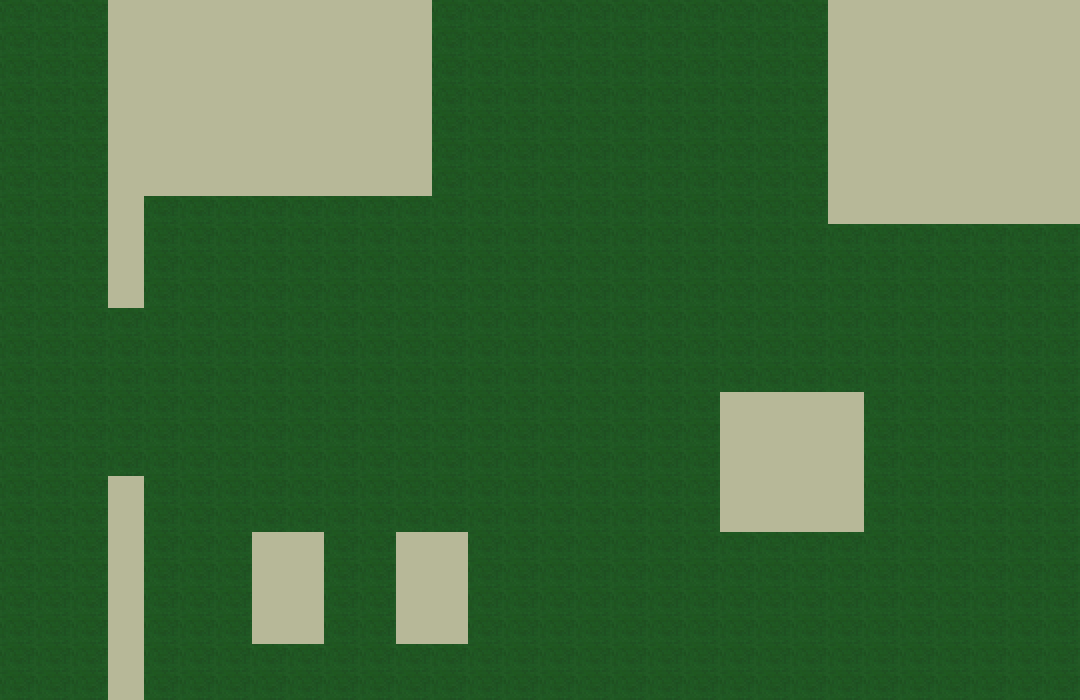

A 2D game scene composited from a Tiled map and its tileset images. What follows is a short description and the map's XML, with every tile layer's data as written:
An orthogonal 30x25 tile map with 36x28 px tiles, 1 tile layer (maps), 1 hidden layer not drawn.

<map version="1.0" orientation="orthogonal" renderorder="right-down" width="30" height="25" tilewidth="36" tileheight="28" nextobjectid="1">
 <tileset firstgid="1" name="sprite_sheet_props" tilewidth="36" tileheight="28">
  <image source="../img/sprite_sheet_props.png" width="1800" height="1400" />
 </tileset>
 <layer name="maps" width="30" height="25">
  <data encoding="csv">
1403,1403,1403,1913,1913,1913,1913,1913,1913,1913,1913,1913,1403,1403,1403,1403,1403,1403,1403,1403,1403,1403,1403,1913,1913,1913,1913,1913,1913,1913,
1403,1403,1403,1913,1913,1913,1913,1913,1913,1913,1913,1913,1403,1403,1403,1403,1403,1403,1403,1403,1403,1403,1403,1913,1913,1913,1913,1913,1913,1913,
1403,1403,1403,1913,1913,1913,1913,1913,1913,1913,1913,1913,1403,1403,1403,1403,1403,1403,1403,1403,1403,1403,1403,1913,1913,1913,1913,1913,1913,1913,
1403,1403,1403,1913,1913,1913,1913,1913,1913,1913,1913,1913,1403,1403,1403,1403,1403,1403,1403,1403,1403,1403,1403,1913,1913,1913,1913,1913,1913,1913,
1403,1403,1403,1913,1913,1913,1913,1913,1913,1913,1913,1913,1403,1403,1403,1403,1403,1403,1403,1403,1403,1403,1403,1913,1913,1913,1913,1913,1913,1913,
1403,1403,1403,1913,1913,1913,1913,1913,1913,1913,1913,1913,1403,1403,1403,1403,1403,1403,1403,1403,1403,1403,1403,1913,1913,1913,1913,1913,1913,1913,
1403,1403,1403,1913,1913,1913,1913,1913,1913,1913,1913,1913,1403,1403,1403,1403,1403,1403,1403,1403,1403,1403,1403,1913,1913,1913,1913,1913,1913,1913,
1403,1403,1403,1913,1403,1403,1403,1403,1403,1403,1403,1403,1403,1403,1403,1403,1403,1403,1403,1403,1403,1403,1403,1913,1913,1913,1913,1913,1913,1913,
1403,1403,1403,1913,1403,1403,1403,1403,1403,1403,1403,1403,1403,1403,1403,1403,1403,1403,1403,1403,1403,1403,1403,1403,1403,1403,1403,1403,1403,1403,
1403,1403,1403,1913,1403,1403,1403,1403,1403,1403,1403,1403,1403,1403,1403,1403,1403,1403,1403,1403,1403,1403,1403,1403,1403,1403,1403,1403,1403,1403,
1403,1403,1403,1913,1403,1403,1403,1403,1403,1403,1403,1403,1403,1403,1403,1403,1403,1403,1403,1403,1403,1403,1403,1403,1403,1403,1403,1403,1403,1403,
1403,1403,1403,1403,1403,1403,1403,1403,1403,1403,1403,1403,1403,1403,1403,1403,1403,1403,1403,1403,1403,1403,1403,1403,1403,1403,1403,1403,1403,1403,
1403,1403,1403,1403,1403,1403,1403,1403,1403,1403,1403,1403,1403,1403,1403,1403,1403,1403,1403,1403,1403,1403,1403,1403,1403,1403,1403,1403,1403,1403,
1403,1403,1403,1403,1403,1403,1403,1403,1403,1403,1403,1403,1403,1403,1403,1403,1403,1403,1403,1403,1403,1403,1403,1403,1403,1403,1403,1403,1403,1403,
1403,1403,1403,1403,1403,1403,1403,1403,1403,1403,1403,1403,1403,1403,1403,1403,1403,1403,1403,1403,1913,1913,1913,1913,1403,1403,1403,1403,1403,1403,
1403,1403,1403,1403,1403,1403,1403,1403,1403,1403,1403,1403,1403,1403,1403,1403,1403,1403,1403,1403,1913,1913,1913,1913,1403,1403,1403,1403,1403,1403,
1403,1403,1403,1403,1403,1403,1403,1403,1403,1403,1403,1403,1403,1403,1403,1403,1403,1403,1403,1403,1913,1913,1913,1913,1403,1403,1403,1403,1403,1403,
1403,1403,1403,1913,1403,1403,1403,1403,1403,1403,1403,1403,1403,1403,1403,1403,1403,1403,1403,1403,1913,1913,1913,1913,1403,1403,1403,1403,1403,1403,
1403,1403,1403,1913,1403,1403,1403,1403,1403,1403,1403,1403,1403,1403,1403,1403,1403,1403,1403,1403,1913,1913,1913,1913,1403,1403,1403,1403,1403,1403,
1403,1403,1403,1913,1403,1403,1403,1913,1913,1403,1403,1913,1913,1403,1403,1403,1403,1403,1403,1403,1403,1403,1403,1403,1403,1403,1403,1403,1403,1403,
1403,1403,1403,1913,1403,1403,1403,1913,1913,1403,1403,1913,1913,1403,1403,1403,1403,1403,1403,1403,1403,1403,1403,1403,1403,1403,1403,1403,1403,1403,
1403,1403,1403,1913,1403,1403,1403,1913,1913,1403,1403,1913,1913,1403,1403,1403,1403,1403,1403,1403,1403,1403,1403,1403,1403,1403,1403,1403,1403,1403,
1403,1403,1403,1913,1403,1403,1403,1913,1913,1403,1403,1913,1913,1403,1403,1403,1403,1403,1403,1403,1403,1403,1403,1403,1403,1403,1403,1403,1403,1403,
1403,1403,1403,1913,1403,1403,1403,1403,1403,1403,1403,1403,1403,1403,1403,1403,1403,1403,1403,1403,1403,1403,1403,1403,1403,1403,1403,1403,1403,1403,
1403,1403,1403,1913,1403,1403,1403,1403,1403,1403,1403,1403,1403,1403,1403,1403,1403,1403,1403,1403,1403,1403,1403,1403,1403,1403,1403,1403,1403,1403
</data>
 </layer>
 <layer name="walkable" width="30" height="25" visible="0">
  <data encoding="csv">
0,0,0,1,1,1,1,1,1,1,1,1,0,0,0,0,0,0,0,0,0,0,0,1,1,1,1,1,1,1,
0,0,0,1,1,1,1,1,1,1,1,1,0,0,0,0,0,0,0,0,0,0,0,1,1,1,1,1,1,1,
0,0,0,1,1,1,1,1,1,1,1,1,0,0,0,0,0,0,0,0,0,0,0,1,1,1,1,1,1,1,
0,0,0,1,1,1,1,1,1,1,1,1,0,0,0,0,0,0,0,0,0,0,0,1,1,1,1,1,1,1,
0,0,0,1,1,1,1,1,1,1,1,1,0,0,0,0,0,0,0,0,0,0,0,1,1,1,1,1,1,1,
0,0,0,1,1,1,1,1,1,1,1,1,0,0,0,0,0,0,0,0,0,0,0,1,1,1,1,1,1,1,
0,0,0,1,1,1,1,1,1,1,1,1,0,0,0,0,0,0,0,0,0,0,0,1,1,1,1,1,1,1,
0,0,0,1,0,0,0,0,0,0,0,0,0,0,0,0,0,0,0,0,0,0,0,1,1,1,1,1,1,1,
0,0,0,1,0,0,0,0,0,0,0,0,0,0,0,0,0,0,0,0,0,0,0,0,0,0,0,0,0,0,
0,0,0,1,0,0,0,0,0,0,0,0,0,0,0,0,0,0,0,0,0,0,0,0,0,0,0,0,0,0,
0,0,0,1,0,0,0,0,0,0,0,0,0,0,0,0,0,0,0,0,0,0,0,0,0,0,0,0,0,0,
0,0,0,0,0,0,0,0,0,0,0,0,0,0,0,0,0,0,0,0,0,0,0,0,0,0,0,0,0,0,
0,0,0,0,0,0,0,0,0,0,0,0,0,0,0,0,0,0,0,0,0,0,0,0,0,0,0,0,0,0,
0,0,0,0,0,0,0,0,0,0,0,0,0,0,0,0,0,0,0,0,0,0,0,0,0,0,0,0,0,0,
0,0,0,0,0,0,0,0,0,0,0,0,0,0,0,0,0,0,0,0,1,1,1,1,0,0,0,0,0,0,
0,0,0,0,0,0,0,0,0,0,0,0,0,0,0,0,0,0,0,0,1,1,1,1,0,0,0,0,0,0,
0,0,0,0,0,0,0,0,0,0,0,0,0,0,0,0,0,0,0,0,1,1,1,1,0,0,0,0,0,0,
0,0,0,1,0,0,0,0,0,0,0,0,0,0,0,0,0,0,0,0,1,1,1,1,0,0,0,0,0,0,
0,0,0,1,0,0,0,0,0,0,0,0,0,0,0,0,0,0,0,0,1,1,1,1,0,0,0,0,0,0,
0,0,0,1,0,0,0,1,1,0,0,1,1,0,0,0,0,0,0,0,0,0,0,0,0,0,0,0,0,0,
0,0,0,1,0,0,0,1,1,0,0,1,1,0,0,0,0,0,0,0,0,0,0,0,0,0,0,0,0,0,
0,0,0,1,0,0,0,1,1,0,0,1,1,0,0,0,0,0,0,0,0,0,0,0,0,0,0,0,0,0,
0,0,0,1,0,0,0,1,1,0,0,1,1,0,0,0,0,0,0,0,0,0,0,0,0,0,0,0,0,0,
0,0,0,1,0,0,0,0,0,0,0,0,0,0,0,0,0,0,0,0,0,0,0,0,0,0,0,0,0,0,
0,0,0,1,0,0,0,0,0,0,0,0,0,0,0,0,0,0,0,0,0,0,0,0,0,0,0,0,0,0
</data>
 </layer>
</map>
